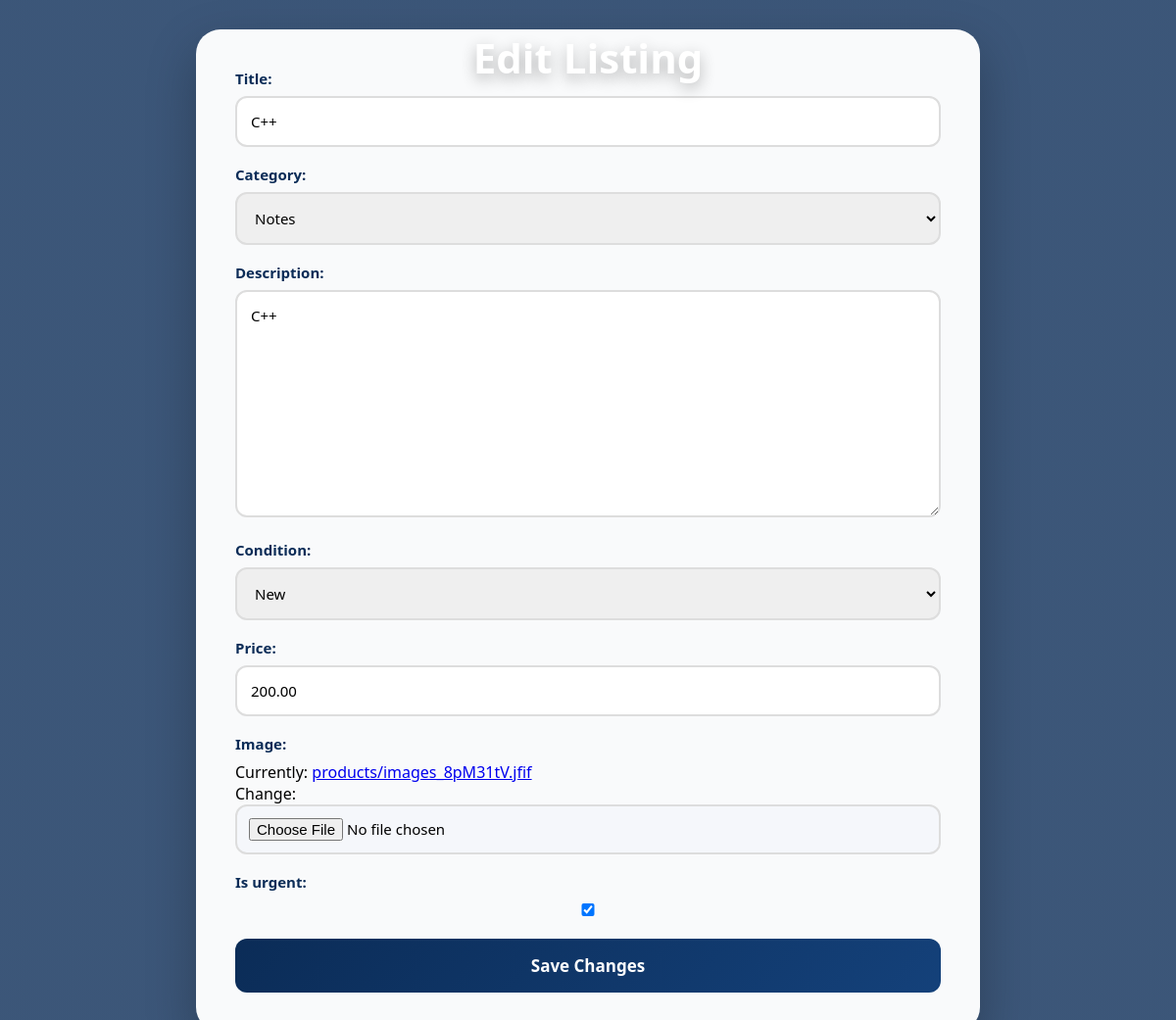
/edit-product/14/ (signed in), run on the app's committed database.
### marketplace/models.py (models this page shows, shortened)
class Product(models.Model):
    CATEGORY_CHOICES = [
        ('Notes', 'Notes'),
        ('Books', 'Books'),
        ('Papers', 'Papers'),
        ('Stationery', 'Stationery'),
    ]
    CONDITION_CHOICES = [
        ('New', 'New'),
        ('Good', 'Good'),
        ('Acceptable', 'Acceptable'),
    ]
    seller = models.ForeignKey(
        User,
        on_delete=models.CASCADE
    )
    title = models.CharField(max_length=200)
    category = models.CharField(
        max_length=50,
        choices=CATEGORY_CHOICES
    )
    description = models.TextField()
    condition = models.CharField(
        max_length=50,
        choices=CONDITION_CHOICES
    )
    price = models.DecimalField(
        max_digits=10,
        decimal_places=2
    )
    image = models.ImageField(
        upload_to='products/'
    )
    is_urgent = models.BooleanField(
        default=False
    )
    is_sold = models.BooleanField(
        default=False
    )
    created_at = models.DateTimeField(
        auto_now_add=True
    )

### marketplace/views.py (the view)
@login_required
def edit_product(request, product_id):
    product = get_object_or_404(
        Product,
        id=product_id,
        seller=request.user
    )
    if request.method == "POST":
        form = ProductForm(
            request.POST,
            request.FILES,
            instance=product
        )
        if form.is_valid():
            form.save()
            return redirect('/seller-dashboard/')
    else:
        form = ProductForm(
            instance=product
        )
    return render(
        request,
        'edit_product.html',
        {'form': form}
    )

### marketplace/forms.py
class ProductForm(forms.ModelForm):
    class Meta:
        model = Product
        fields = [
            'title',
            'category',
            'description',
            'condition',
            'price',
            'image',
            'is_urgent'
        ]

### templates/edit_product.html (shortened to what this page needs)
<!DOCTYPE html>
<html>
<head>
</head>
<body>
<h1>Edit Listing</h1>
<form method="POST" enctype="multipart/form-data">
    {{ form.as_p }}
    <button type="submit">
        Save Changes
    </button>
</form>
</body>
</html>

### templates/edit_product.html (style rules this page uses)
* { margin:0; padding:0; box-sizing:border-box; font-family:'Segoe UI',sans-serif; }
body { min-height:100vh; display:flex; justify-content:center; align-items:center; padding:30px; background: linear-gradient( rgba(11,44,87,.80), rgba(11,44,87,.80) ), url("../images/photo.jpg"); background-size:cover; background-position:center; background-repeat:no-repeat; }
h1 { position:absolute; top:30px; left:50%; transform:translateX(-50%); color:white; font-size:42px; font-weight:bold; text-shadow: 0 5px 15px rgba(0,0,0,.3); }
form { width:800px; max-width:95%; background:rgba(255,255,255,.97); padding:40px; border-radius:25px; box-shadow: 0 20px 50px rgba(0,0,0,.25); animation:slideUp .8s ease; }
form p { margin-bottom:18px; }
form label { display:block; margin-bottom:8px; color:#0b2c57; font-weight:600; font-size:15px; }
form input, form textarea, form select { width:100%; padding:14px; border:2px solid #ddd; border-radius:12px; font-size:15px; transition:.3s; }
form textarea { min-height:130px; }
input[type="file"] { background:#f5f7fb; padding:12px; }
button { width:100%; padding:16px; border:none; border-radius:12px; background: linear-gradient( 135deg, #0b2c57, #14417a ); color:white; font-size:17px; font-weight:600; cursor:pointer; transition:.3s; }

### data on the page
Product: title "C++", category "Notes", description "C++", condition "New", price "200.00", is_urgent "☑"
